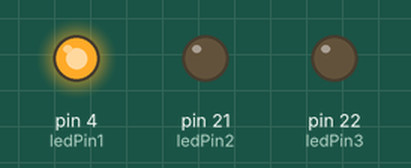
Bench run of a sketch on a simulated Arduino Mega 2560, built with avr-gcc and run on an emulated ATmega2560. Shown: output pins drawn as LEDs (lit = HIGH).

Above: at 0.2 s.
At 1.2 s:
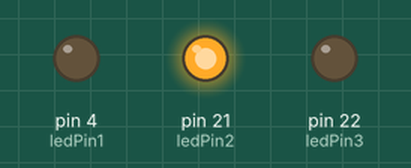
At 2.2 s:
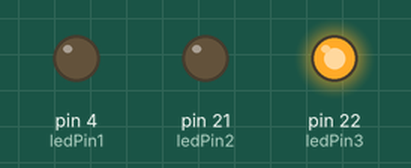
At 5.7 s:
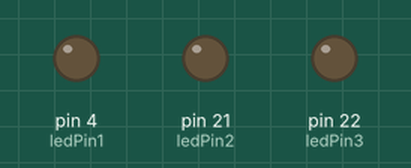
Timing chart, 0 to 6.9 s (numbered marks = the images above):
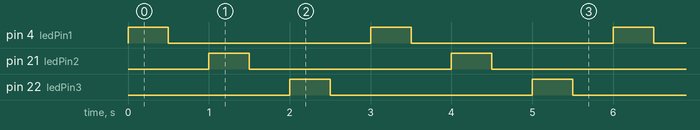

Measured:
- by itself, pin 4 (ledPin1), pin 21 (ledPin2), pin 22 (ledPin3): alternates HIGH for 0.50 s and LOW for 2.5 s
- by itself, everything shown: repeats every 3.0 s, in 6 steps

The sketch:

1_PISCA_LED.ino
```cpp
const int ledPin1 = 4;
const int ledPin2 = 21;
const int ledPin3 = 22;

void setup() {
  pinMode(ledPin1, OUTPUT);
  pinMode(ledPin2, OUTPUT);
  pinMode(ledPin3, OUTPUT);
}

void loop() {
  digitalWrite(ledPin1, HIGH); // Liga o LED
  delay(500);
  digitalWrite(ledPin1, LOW);  // Desliga o LED
  delay(500);
  digitalWrite(ledPin2, HIGH); // Liga o LED
  delay(500);
  digitalWrite(ledPin2, LOW);  // Desliga o LED
  delay(500);
  digitalWrite(ledPin3, HIGH); // Liga o LED
  delay(500);
  digitalWrite(ledPin3, LOW);  // Desliga o LED
  delay(500);
}
```
